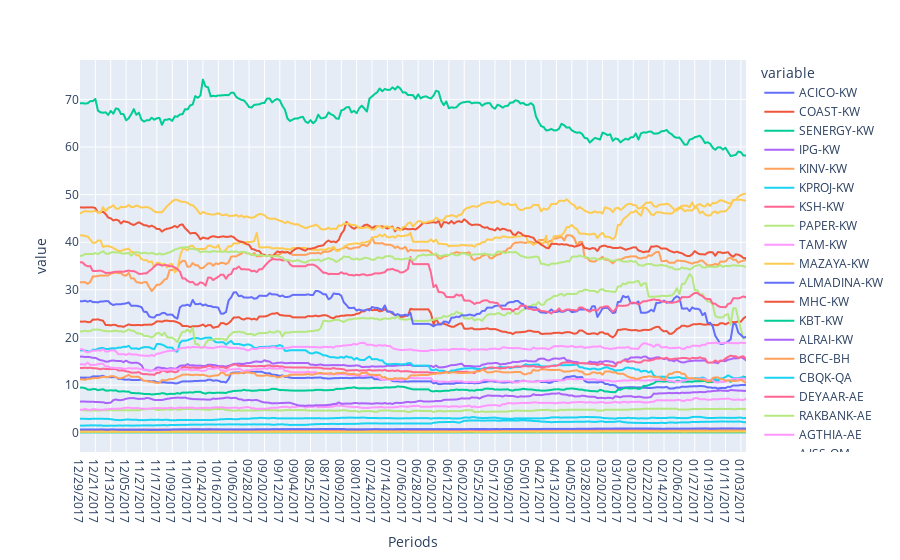

Notebook code for this chart:
### Code cell
fig = px.line(df, x='Periods', y=['ACICO-KW', 'COAST-KW', 'SENERGY-KW', 'IPG-KW', 'KINV-KW',
       'KPROJ-KW', 'KSH-KW', 'PAPER-KW', 'TAM-KW', 'MAZAYA-KW', 'ALMADINA-KW',
       'MHC-KW', 'KBT-KW', 'ALRAI-KW', 'BCFC-BH', 'CBQK-QA', 'DEYAAR-AE',
       'RAKBANK-AE', 'AGTHIA-AE', 'AJSS-OM', '1020-SA', '1090-SA', '4020-SA',
       '4040-SA', '4090-SA', '6090-SA', '2340-SA', '8070-SA', '1150-SA',
       '6001-SA', '8270-SA', 'IHG-GB', 'TT-US', 'WG-GB', 'ORWE-EG', 'DBIS-QA',
       '1180-SA', 'DBXE-DE', 'ETISALAT-AE', 'TTE-FR', 'FIM-MT'])

fig.show()

### Figure 1 — Plotly figure (JSON) as saved in the notebook; plotly's stock layout.template omitted (floating-point values rounded to 4 significant figures; data arrays with more than 128 entries replaced by an {"elided": "..."} marker saying what was removed)
{"data": [{"hovertemplate": "variable=ACICO-KW<br>Periods=%{x}<br>value=%{y}<extra></extra>", "legendgroup": "ACICO-KW", "line": {"color": "#636efa", "dash": "solid"}, "marker": {"symbol": "circle"}, "mode": "lines", "name": "ACICO-KW", "showlegend": true, "type": "scattergl", "x": {"elided": "261 str values"}, "xaxis": "x", "y": {"elided": "261 float values"}, "yaxis": "y"}, {"hovertemplate": "variable=COAST-KW<br>Periods=%{x}<br>value=%{y}<extra></extra>", "legendgroup": "COAST-KW", "line": {"color": "#EF553B", "dash": "solid"}, "marker": {"symbol": "circle"}, "mode": "lines", "name": "COAST-KW", "showlegend": true, "type": "scattergl", "x": {"elided": "261 str values"}, "xaxis": "x", "y": {"elided": "261 float values"}, "yaxis": "y"}, {"hovertemplate": "variable=SENERGY-KW<br>Periods=%{x}<br>value=%{y}<extra></extra>", "legendgroup": "SENERGY-KW", "line": {"color": "#00cc96", "dash": "solid"}, "marker": {"symbol": "circle"}, "mode": "lines", "name": "SENERGY-KW", "showlegend": true, "type": "scattergl", "x": {"elided": "261 str values"}, "xaxis": "x", "y": {"elided": "261 float values"}, "yaxis": "y"}, {"hovertemplate": "variable=IPG-KW<br>Periods=%{x}<br>value=%{y}<extra></extra>", "legendgroup": "IPG-KW", "line": {"color": "#ab63fa", "dash": "solid"}, "marker": {"symbol": "circle"}, "mode": "lines", "name": "IPG-KW", "showlegend": true, "type": "scattergl", "x": {"elided": "261 str values"}, "xaxis": "x", "y": {"elided": "261 float values"}, "yaxis": "y"}, {"hovertemplate": "variable=KINV-KW<br>Periods=%{x}<br>value=%{y}<extra></extra>", "legendgroup": "KINV-KW", "line": {"color": "#FFA15A", "dash": "solid"}, "marker": {"symbol": "circle"}, "mode": "lines", "name": "KINV-KW", "showlegend": true, "type": "scattergl", "x": {"elided": "261 str values"}, "xaxis": "x", "y": {"elided": "261 float values"}, "yaxis": "y"}, {"hovertemplate": "variable=KPROJ-KW<br>Periods=%{x}<br>value=%{y}<extra></extra>", "legendgroup": "KPROJ-KW", "line": {"color": "#19d3f3", "dash": "solid"}, "marker": {"symbol": "circle"}, "mode": "lines", "name": "KPROJ-KW", "showlegend": true, "type": "scattergl", "x": {"elided": "261 str values"}, "xaxis": "x", "y": {"elided": "261 float values"}, "yaxis": "y"}, {"hovertemplate": "variable=KSH-KW<br>Periods=%{x}<br>value=%{y}<extra></extra>", "legendgroup": "KSH-KW", "line": {"color": "#FF6692", "dash": "solid"}, "marker": {"symbol": "circle"}, "mode": "lines", "name": "KSH-KW", "showlegend": true, "type": "scattergl", "x": {"elided": "261 str values"}, "xaxis": "x", "y": {"elided": "261 float values"}, "yaxis": "y"}, {"hovertemplate": "variable=PAPER-KW<br>Periods=%{x}<br>value=%{y}<extra></extra>", "legendgroup": "PAPER-KW", "line": {"color": "#B6E880", "dash": "solid"}, "marker": {"symbol": "circle"}, "mode": "lines", "name": "PAPER-KW", "showlegend": true, "type": "scattergl", "x": {"elided": "261 str values"}, "xaxis": "x", "y": {"elided": "261 float values"}, "yaxis": "y"}, {"hovertemplate": "variable=TAM-KW<br>Periods=%{x}<br>value=%{y}<extra></extra>", "legendgroup": "TAM-KW", "line": {"color": "#FF97FF", "dash": "solid"}, "marker": {"symbol": "circle"}, "mode": "lines", "name": "TAM-KW", "showlegend": true, "type": "scattergl", "x": {"elided": "261 str values"}, "xaxis": "x", "y": {"elided": "261 float values"}, "yaxis": "y"}, {"hovertemplate": "variable=MAZAYA-KW<br>Periods=%{x}<br>value=%{y}<extra></extra>", "legendgroup": "MAZAYA-KW", "line": {"color": "#FECB52", "dash": "solid"}, "marker": {"symbol": "circle"}, "mode": "lines", "name": "MAZAYA-KW", "showlegend": true, "type": "scattergl", "x": {"elided": "261 str values"}, "xaxis": "x", "y": {"elided": "261 float values"}, "yaxis": "y"}, {"hovertemplate": "variable=ALMADINA-KW<br>Periods=%{x}<br>value=%{y}<extra></extra>", "legendgroup": "ALMADINA-KW", "line": {"color": "#636efa", "dash": "solid"}, "marker": {"symbol": "circle"}, "mode": "lines", "name": "ALMADINA-KW", "showlegend": true, "type": "scattergl", "x": {"elided": "261 str values"}, "xaxis": "x", "y": {"elided": "261 float values"}, "yaxis": "y"}, {"hovertemplate": "variable=MHC-KW<br>Periods=%{x}<br>value=%{y}<extra></extra>", "legendgroup": "MHC-KW", "line": {"color": "#EF553B", "dash": "solid"}, "marker": {"symbol": "circle"}, "mode": "lines", "name": "MHC-KW", "showlegend": true, "type": "scattergl", "x": {"elided": "261 str values"}, "xaxis": "x", "y": {"elided": "261 float values"}, "yaxis": "y"}, {"hovertemplate": "variable=KBT-KW<br>Periods=%{x}<br>value=%{y}<extra></extra>", "legendgroup": "KBT-KW", "line": {"color": "#00cc96", "dash": "solid"}, "marker": {"symbol": "circle"}, "mode": "lines", "name": "KBT-KW", "showlegend": true, "type": "scattergl", "x": {"elided": "261 str values"}, "xaxis": "x", "y": {"elided": "261 float values"}, "yaxis": "y"}, {"hovertemplate": "variable=ALRAI-KW<br>Periods=%{x}<br>value=%{y}<extra></extra>", "legendgroup": "ALRAI-KW", "line": {"color": "#ab63fa", "dash": "solid"}, "marker": {"symbol": "circle"}, "mode": "lines", "name": "ALRAI-KW", "showlegend": true, "type": "scattergl", "x": {"elided": "261 str values"}, "xaxis": "x", "y": {"elided": "261 float values"}, "yaxis": "y"}, {"hovertemplate": "variable=BCFC-BH<br>Periods=%{x}<br>value=%{y}<extra></extra>", "legendgroup": "BCFC-BH", "line": {"color": "#FFA15A", "dash": "solid"}, "marker": {"symbol": "circle"}, "mode": "lines", "name": "BCFC-BH", "showlegend": true, "type": "scattergl", "x": {"elided": "261 str values"}, "xaxis": "x", "y": {"elided": "261 float values"}, "yaxis": "y"}, {"hovertemplate": "variable=CBQK-QA<br>Periods=%{x}<br>value=%{y}<extra></extra>", "legendgroup": "CBQK-QA", "line": {"color": "#19d3f3", "dash": "solid"}, "marker": {"symbol": "circle"}, "mode": "lines", "name": "CBQK-QA", "showlegend": true, "type": "scattergl", "x": {"elided": "261 str values"}, "xaxis": "x", "y": {"elided": "261 float values"}, "yaxis": "y"}, {"hovertemplate": "variable=DEYAAR-AE<br>Periods=%{x}<br>value=%{y}<extra></extra>", "legendgroup": "DEYAAR-AE", "line": {"color": "#FF6692", "dash": "solid"}, "marker": {"symbol": "circle"}, "mode": "lines", "name": "DEYAAR-AE", "showlegend": true, "type": "scattergl", "x": {"elided": "261 str values"}, "xaxis": "x", "y": {"elided": "261 float values"}, "yaxis": "y"}, {"hovertemplate": "variable=RAKBANK-AE<br>Periods=%{x}<br>value=%{y}<extra></extra>", "legendgroup": "RAKBANK-AE", "line": {"color": "#B6E880", "dash": "solid"}, "marker": {"symbol": "circle"}, "mode": "lines", "name": "RAKBANK-AE", "showlegend": true, "type": "scattergl", "x": {"elided": "261 str values"}, "xaxis": "x", "y": {"elided": "261 float values"}, "yaxis": "y"}, {"hovertemplate": "variable=AGTHIA-AE<br>Periods=%{x}<br>value=%{y}<extra></extra>", "legendgroup": "AGTHIA-AE", "line": {"color": "#FF97FF", "dash": "solid"}, "marker": {"symbol": "circle"}, "mode": "lines", "name": "AGTHIA-AE", "showlegend": true, "type": "scattergl", "x": {"elided": "261 str values"}, "xaxis": "x", "y": {"elided": "261 float values"}, "yaxis": "y"}, {"hovertemplate": "variable=AJSS-OM<br>Periods=%{x}<br>value=%{y}<extra></extra>", "legendgroup": "AJSS-OM", "line": {"color": "#FECB52", "dash": "solid"}, "marker": {"symbol": "circle"}, "mode": "lines", "name": "AJSS-OM", "showlegend": true, "type": "scattergl", "x": {"elided": "261 str values"}, "xaxis": "x", "y": {"elided": "261 float values"}, "yaxis": "y"}, {"hovertemplate": "variable=1020-SA<br>Periods=%{x}<br>value=%{y}<extra></extra>", "legendgroup": "1020-SA", "line": {"color": "#636efa", "dash": "solid"}, "marker": {"symbol": "circle"}, "mode": "lines", "name": "1020-SA", "showlegend": true, "type": "scattergl", "x": {"elided": "261 str values"}, "xaxis": "x", "y": {"elided": "261 float values"}, "yaxis": "y"}, {"hovertemplate": "variable=1090-SA<br>Periods=%{x}<br>value=%{y}<extra></extra>", "legendgroup": "1090-SA", "line": {"color": "#EF553B", "dash": "solid"}, "marker": {"symbol": "circle"}, "mode": "lines", "name": "1090-SA", "showlegend": true, "type": "scattergl", "x": {"elided": "261 str values"}, "xaxis": "x", "y": {"elided": "261 float values"}, "yaxis": "y"}, {"hovertemplate": "variable=4020-SA<br>Periods=%{x}<br>value=%{y}<extra></extra>", "legendgroup": "4020-SA", "line": {"color": "#00cc96", "dash": "solid"}, "marker": {"symbol": "circle"}, "mode": "lines", "name": "4020-SA", "showlegend": true, "type": "scattergl", "x": {"elided": "261 str values"}, "xaxis": "x", "y": {"elided": "261 float values"}, "yaxis": "y"}, {"hovertemplate": "variable=4040-SA<br>Periods=%{x}<br>value=%{y}<extra></extra>", "legendgroup": "4040-SA", "line": {"color": "#ab63fa", "dash": "solid"}, "marker": {"symbol": "circle"}, "mode": "lines", "name": "4040-SA", "showlegend": true, "type": "scattergl", "x": {"elided": "261 str values"}, "xaxis": "x", "y": {"elided": "261 float values"}, "yaxis": "y"}, {"hovertemplate": "variable=4090-SA<br>Periods=%{x}<br>value=%{y}<extra></extra>", "legendgroup": "4090-SA", "line": {"color": "#FFA15A", "dash": "solid"}, "marker": {"symbol": "circle"}, "mode": "lines", "name": "4090-SA", "showlegend": true, "type": "scattergl", "x": {"elided": "261 str values"}, "xaxis": "x", "y": {"elided": "261 float values"}, "yaxis": "y"}, {"hovertemplate": "variable=6090-SA<br>Periods=%{x}<br>value=%{y}<extra></extra>", "legendgroup": "6090-SA", "line": {"color": "#19d3f3", "dash": "solid"}, "marker": {"symbol": "circle"}, "mode": "lines", "name": "6090-SA", "showlegend": true, "type": "scattergl", "x": {"elided": "261 str values"}, "xaxis": "x", "y": {"elided": "261 float values"}, "yaxis": "y"}, {"hovertemplate": "variable=2340-SA<br>Periods=%{x}<br>value=%{y}<extra></extra>", "legendgroup": "2340-SA", "line": {"color": "#FF6692", "dash": "solid"}, "marker": {"symbol": "circle"}, "mode": "lines", "name": "2340-SA", "showlegend": true, "type": "scattergl", "x": {"elided": "261 str values"}, "xaxis": "x", "y": {"elided": "261 float values"}, "yaxis": "y"}, {"hovertemplate": "variable=8070-SA<br>Periods=%{x}<br>value=%{y}<extra></extra>", "legendgroup": "8070-SA", "line": {"color": "#B6E880", "dash": "solid"}, "marker": {"symbol": "circle"}, "mode": "lines", "name": "8070-SA", "showlegend": true, "type": "scattergl", "x": {"elided": "261 str values"}, "xaxis": "x", "y": {"elided": "261 float values"}, "yaxis": "y"}, {"hovertemplate": "variable=1150-SA<br>Periods=%{x}<br>value=%{y}<extra></extra>", "legendgroup": "1150-SA", "line": {"color": "#FF97FF", "dash": "solid"}, "marker": {"symbol": "circle"}, "mode": "lines", "name": "1150-SA", "showlegend": true, "type": "scattergl", "x": {"elided": "261 str values"}, "xaxis": "x", "y": {"elided": "261 float values"}, "yaxis": "y"}, {"hovertemplate": "variable=6001-SA<br>Periods=%{x}<br>value=%{y}<extra></extra>", "legendgroup": "6001-SA", "line": {"color": "#FECB52", "dash": "solid"}, "marker": {"symbol": "circle"}, "mode": "lines", "name": "6001-SA", "showlegend": true, "type": "scattergl", "x": {"elided": "261 str values"}, "xaxis": "x", "y": {"elided": "261 float values"}, "yaxis": "y"}, {"hovertemplate": "variable=8270-SA<br>Periods=%{x}<br>value=%{y}<extra></extra>", "legendgroup": "8270-SA", "line": {"color": "#636efa", "dash": "solid"}, "marker": {"symbol": "circle"}, "mode": "lines", "name": "8270-SA", "showlegend": true, "type": "scattergl", "x": {"elided": "261 str values"}, "xaxis": "x", "y": {"elided": "261 float values"}, "yaxis": "y"}, {"hovertemplate": "variable=IHG-GB<br>Periods=%{x}<br>value=%{y}<extra></extra>", "legendgroup": "IHG-GB", "line": {"color": "#EF553B", "dash": "solid"}, "marker": {"symbol": "circle"}, "mode": "lines", "name": "IHG-GB", "showlegend": true, "type": "scattergl", "x": {"elided": "261 str values"}, "xaxis": "x", "y": {"elided": "261 float values"}, "yaxis": "y"}, {"hovertemplate": "variable=TT-US<br>Periods=%{x}<br>value=%{y}<extra></extra>", "legendgroup": "TT-US", "line": {"color": "#00cc96", "dash": "solid"}, "marker": {"symbol": "circle"}, "mode": "lines", "name": "TT-US", "showlegend": true, "type": "scattergl", "x": {"elided": "261 str values"}, "xaxis": "x", "y": {"elided": "261 float values"}, "yaxis": "y"}, {"hovertemplate": "variable=WG-GB<br>Periods=%{x}<br>value=%{y}<extra></extra>", "legendgroup": "WG-GB", "line": {"color": "#ab63fa", "dash": "solid"}, "marker": {"symbol": "circle"}, "mode": "lines", "name": "WG-GB", "showlegend": true, "type": "scattergl", "x": {"elided": "261 str values"}, "xaxis": "x", "y": {"elided": "261 float values"}, "yaxis": "y"}, {"hovertemplate": "variable=ORWE-EG<br>Periods=%{x}<br>value=%{y}<extra></extra>", "legendgroup": "ORWE-EG", "line": {"color": "#FFA15A", "dash": "solid"}, "marker": {"symbol": "circle"}, "mode": "lines", "name": "ORWE-EG", "showlegend": true, "type": "scattergl", "x": {"elided": "261 str values"}, "xaxis": "x", "y": {"elided": "261 float values"}, "yaxis": "y"}, {"hovertemplate": "variable=DBIS-QA<br>Periods=%{x}<br>value=%{y}<extra></extra>", "legendgroup": "DBIS-QA", "line": {"color": "#19d3f3", "dash": "solid"}, "marker": {"symbol": "circle"}, "mode": "lines", "name": "DBIS-QA", "showlegend": true, "type": "scattergl", "x": {"elided": "261 str values"}, "xaxis": "x", "y": {"elided": "261 float values"}, "yaxis": "y"}, {"hovertemplate": "variable=1180-SA<br>Periods=%{x}<br>value=%{y}<extra></extra>", "legendgroup": "1180-SA", "line": {"color": "#FF6692", "dash": "solid"}, "marker": {"symbol": "circle"}, "mode": "lines", "name": "1180-SA", "showlegend": true, "type": "scattergl", "x": {"elided": "261 str values"}, "xaxis": "x", "y": {"elided": "261 float values"}, "yaxis": "y"}, {"hovertemplate": "variable=DBXE-DE<br>Periods=%{x}<br>value=%{y}<extra></extra>", "legendgroup": "DBXE-DE", "line": {"color": "#B6E880", "dash": "solid"}, "marker": {"symbol": "circle"}, "mode": "lines", "name": "DBXE-DE", "showlegend": true, "type": "scattergl", "x": {"elided": "261 str values"}, "xaxis": "x", "y": {"elided": "261 float values"}, "yaxis": "y"}, {"hovertemplate": "variable=ETISALAT-AE<br>Periods=%{x}<br>value=%{y}<extra></extra>", "legendgroup": "ETISALAT-AE", "line": {"color": "#FF97FF", "dash": "solid"}, "marker": {"symbol": "circle"}, "mode": "lines", "name": "ETISALAT-AE", "showlegend": true, "type": "scattergl", "x": {"elided": "261 str values"}, "xaxis": "x", "y": {"elided": "261 float values"}, "yaxis": "y"}, {"hovertemplate": "variable=TTE-FR<br>Periods=%{x}<br>value=%{y}<extra></extra>", "legendgroup": "TTE-FR", "line": {"color": "#FECB52", "dash": "solid"}, "marker": {"symbol": "circle"}, "mode": "lines", "name": "TTE-FR", "showlegend": true, "type": "scattergl", "x": {"elided": "261 str values"}, "xaxis": "x", "y": {"elided": "261 float values"}, "yaxis": "y"}, {"hovertemplate": "variable=FIM-MT<br>Periods=%{x}<br>value=%{y}<extra></extra>", "legendgroup": "FIM-MT", "line": {"color": "#636efa", "dash": "solid"}, "marker": {"symbol": "circle"}, "mode": "lines", "name": "FIM-MT", "showlegend": true, "type": "scattergl", "x": {"elided": "261 str values"}, "xaxis": "x", "y": {"elided": "261 float values"}, "yaxis": "y"}], "layout": {"legend": {"title": {"text": "variable"}, "tracegroupgap": 0}, "margin": {"t": 60}, "xaxis": {"anchor": "y", "domain": [0, 1], "title": {"text": "Periods"}}, "yaxis": {"anchor": "x", "domain": [0, 1], "title": {"text": "value"}}}}
